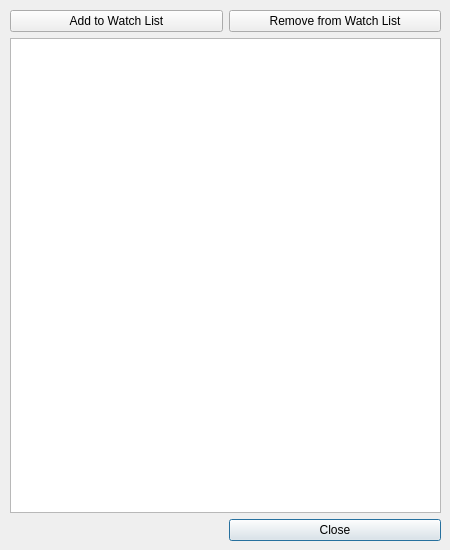
<?xml version="1.0" encoding="UTF-8"?>
<ui version="4.0">
 <class>InfoWindow</class>
 <widget class="QDialog" name="InfoWindow">
  <property name="geometry">
   <rect>
    <x>0</x>
    <y>0</y>
    <width>450</width>
    <height>550</height>
   </rect>
  </property>
  <property name="sizePolicy">
   <sizepolicy hsizetype="Fixed" vsizetype="Fixed">
    <horstretch>0</horstretch>
    <verstretch>0</verstretch>
   </sizepolicy>
  </property>
  <property name="minimumSize">
   <size>
    <width>450</width>
    <height>550</height>
   </size>
  </property>
  <property name="maximumSize">
   <size>
    <width>450</width>
    <height>550</height>
   </size>
  </property>
  <property name="windowTitle">
   <string>Info</string>
  </property>
  <widget class="QWidget" name="gridLayoutWidget">
   <property name="geometry">
    <rect>
     <x>10</x>
     <y>10</y>
     <width>431</width>
     <height>531</height>
    </rect>
   </property>
   <layout class="QGridLayout" name="gridLayout">
    <item row="1" column="0" colspan="2">
     <widget class="QListView" name="listView_info"/>
    </item>
    <item row="3" column="0">
     <spacer name="horizontalSpacer">
      <property name="orientation">
       <enum>Qt::Horizontal</enum>
      </property>
      <property name="sizeType">
       <enum>QSizePolicy::Preferred</enum>
      </property>
      <property name="sizeHint" stdset="0">
       <size>
        <width>40</width>
        <height>20</height>
       </size>
      </property>
     </spacer>
    </item>
    <item row="3" column="1">
     <widget class="QPushButton" name="pushButton_close">
      <property name="text">
       <string>Close</string>
      </property>
     </widget>
    </item>
    <item row="0" column="0">
     <widget class="QPushButton" name="pushButton_add">
      <property name="text">
       <string>Add to Watch List</string>
      </property>
     </widget>
    </item>
    <item row="0" column="1">
     <widget class="QPushButton" name="pushButton_remove">
      <property name="text">
       <string>Remove from Watch List</string>
      </property>
     </widget>
    </item>
   </layout>
  </widget>
 </widget>
 <resources/>
 <connections>
  <connection>
   <sender>pushButton_close</sender>
   <signal>clicked()</signal>
   <receiver>InfoWindow</receiver>
   <slot>close()</slot>
   <hints>
    <hint type="sourcelabel">
     <x>334</x>
     <y>527</y>
    </hint>
    <hint type="destinationlabel">
     <x>224</x>
     <y>274</y>
    </hint>
   </hints>
  </connection>
 </connections>
</ui>
